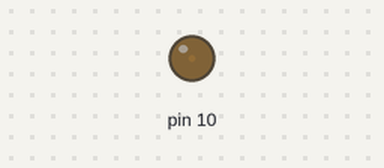
This sketch was run on a simulated Arduino Uno, built with avr-gcc and run on an emulated ATmega328P. Parts: output pins drawn as LEDs (lit = HIGH).

Above: at 0.05 s.
At 6.45 s:
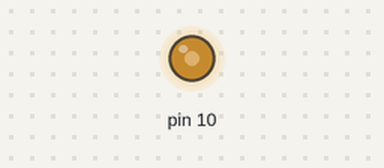
At 11.15 s:
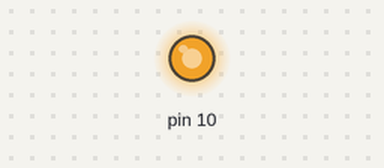
At 22.25 s:
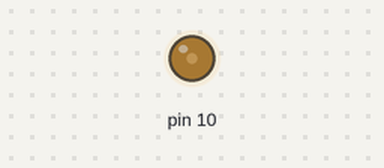
Timing chart, 0 to 33.2 s (numbered marks = the images above):
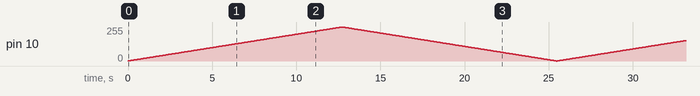

The sketch:

motorControlTest.ino
```cpp
int a, p;

void setup() {
  // put your setup code here, to run once:
 Serial.begin(9600);
 pinMode(10,OUTPUT);
 digitalWrite(10,LOW);
 a = 1;
 p = 1;
}

void loop() {
  // put your main code here, to run repeatedly:
  analogWrite(10, a);
  if (a == 255 || a == 0)
  { p *= -1;}

  a += p;

  delay(50);
}
```
